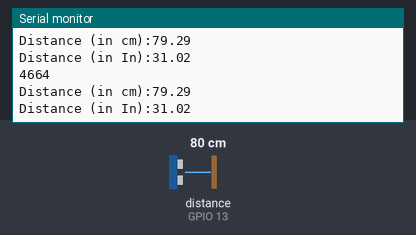
Simulated run of this sketch. Board: ESP8266 (NodeMCU). Shown: the last lines printed to the serial monitor. Wiring (inferred from the names in the program): ultrasonic range finder: trigger GPIO 12; echo GPIO 13. The test bench sets the inputs (shaded band); at power-on: distance to the obstacle (sensor on GPIO 13) 80 cm. The echo pulse lasts 58.3 µs per cm; WiFi joins after 1.5 s; servers stay silent unless stated; no MQTT or app messages arrive unless stated.

Above: at 2.7 s.
2.8 s: distance to the obstacle (sensor on GPIO 13) set to 2 cm
At 4.1 s:
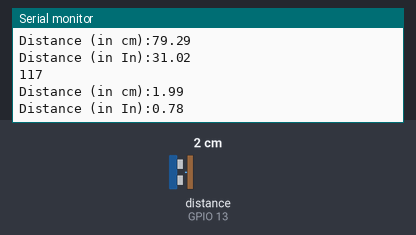
4.3 s: distance to the obstacle (sensor on GPIO 13) set to 4 cm
At 5.4 s:
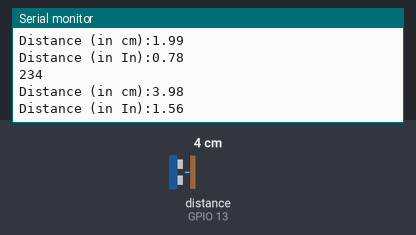
Timing chart, 0 to 7.3 s (numbered marks = the images above; inputs shaded):
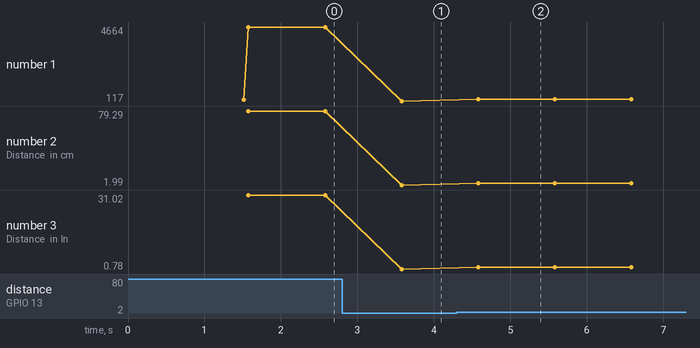

The sketch:

sketch_jul31a.ino
```cpp
#include <ESP8266WiFi.h>
#include <Wire.h>
#include <PubSubClient.h>

#define wifi_ssid "Redmi"
#define wifi_password "Codeblack@123"

#define mqtt_server "192.168.43.121"
//#define mqtt_server "0.0.0.0"
#define mqtt_user ""
#define mqtt_password ""

#define humidity_topic "sensor/humidity"
#define temperature_topic "sensor/temperature"

WiFiClient espClient;
PubSubClient client(espClient);
//Adafruit_HDC1000 hdc = Adafruit_HDC1000();

const int trigPin = 12;
const int echoPin = 13;
long duration;
float distanceCm, distanceInch;

void setup() {
  // Sensor pin set to input and output
  delay(10);
  // WiFi setup
  Serial.begin(115200);
  setup_wifi();
  client.setServer(mqtt_server, 1883);

  // Set SDA and SDL ports
  Wire.begin(2, 14);
    Serial.println("before pin");
  pinMode(trigPin, OUTPUT);
  pinMode(echoPin, INPUT);
    Serial.println("after pin");
}

void setup_wifi() {
  // Connecting to a WiFi network
  Serial.println();
  Serial.print("Connecting to ");
  Serial.println(wifi_ssid);
  WiFi.mode(WIFI_STA);
  WiFi.begin(wifi_ssid, wifi_password);

  while (WiFi.status() != WL_CONNECTED) {
    delay(500);
    Serial.print(".");
  }

  Serial.println("");
  Serial.println("WiFi connected");
  Serial.println("IP address: ");
  Serial.println(WiFi.localIP());

}

void reconnect() {
  // Loop until we're reconnected
  while (!client.connected()) {
    Serial.print("Attempting MQTT connection...");
    // Attempt to connect
    // If you do not want to use a username and password, change next line to
    // if (client.connect("ESP8266Client")) {
    if (client.connect("ESP8266Client", mqtt_user, mqtt_password)) {
      Serial.println("connected");
    } else {
      Serial.print("failed, rc=");
      Serial.print(client.state());
      Serial.println(" try again in 5 seconds");
      // Wait 5 seconds before retrying
      delay(5000);
    }
  }
}

long sensor_operation() {
  digitalWrite(trigPin, LOW);
  delayMicroseconds(2);
  digitalWrite(trigPin, HIGH);
  delayMicroseconds(10);
  digitalWrite(trigPin, LOW);
  duration = pulseIn(echoPin, HIGH);
  Serial.println(String(duration).c_str());
  return duration;
}

long lastMsg = 0;
void loop() {
  if (!client.connected()) {
    reconnect();
  }
  client.loop();

  long now = millis();
  float d = sensor_operation();
  distanceCm = d*0.034/2;
  distanceInch = d*0.0133/2;

 // if (now - lastMsg > 1000) {
    lastMsg = now;
    Serial.print("Distance (in cm):");
    Serial.println(String(distanceCm).c_str());
    client.publish(temperature_topic, String(distanceCm).c_str(), true);
    Serial.print("Distance (in In):");
    Serial.println(String(distanceInch).c_str());
    client.publish(humidity_topic, String(distanceInch).c_str(), true);
    delay(1000);
  //}
}
```

Measured:
- after the input at 2.8 s, the serial monitor: prints a new line after 0.78 s (image 1)
- after the input at 4.3 s, the serial monitor: prints a new line after 0.28 s (image 2)
- plotted number 1: 4664 → 117 after the input at 2.8 s, 117 → 234 after the input at 4.3 s
- plotted number 2: 79.29 → 1.99 after the input at 2.8 s, 1.99 → 3.98 after the input at 4.3 s
- plotted number 3: 31.02 → 0.78 after the input at 2.8 s, 0.78 → 1.56 after the input at 4.3 s
